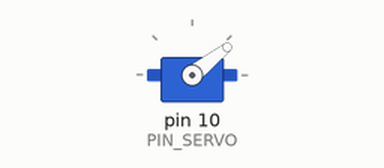
Recording of a sketch running on a simulated Arduino Uno, built with avr-gcc and run on an emulated ATmega328P. Parts: servo.

Above: at 1.23 s.
At 2.2 s:
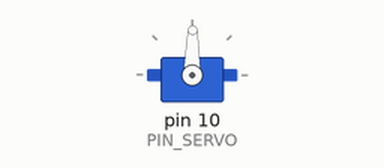
Timing chart, 0 to 3.7 s (numbered marks = the images above):
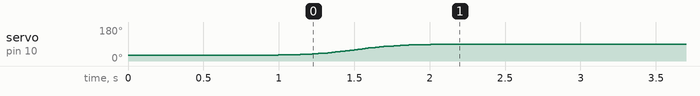

Measured:
- by itself, servo on pin 10 (PIN_SERVO): moves from 30° to 89° over 1.2 s

The sketch:

10_example_3.ino
```cpp
#include <Servo.h>
#include <math.h>

#define PIN_SERVO 10

Servo myServo;
unsigned long MOVING_TIME = 3000; // 이동 시간 3초
unsigned long moveStartTime;
int startAngle = 30;
int stopAngle  = 90;

void setup() {
  myServo.attach(PIN_SERVO);
  moveStartTime = millis(); // 움직임 시작 시간 기록

  myServo.write(startAngle); // 초기 위치 설정
  delay(500);
}

void loop() {
  unsigned long progress = millis() - moveStartTime;

  if (progress <= MOVING_TIME) {
    // 진행도를 0에서 1로 정규화
    float normalProgress = (float)progress / (float)MOVING_TIME;

    // Sigmoid 함수 계산
    float z = 20 * (normalProgress - 0.5); // Sigmoid 함수 범위를 -10에서 10으로 조정
    float sigmoidValue = 1.0 / (1.0 + exp(-z)); // Sigmoid 함수 계산

    // Sigmoid 값을 0~1 사이에서 startAngle과 stopAngle 사이로 변환
    float angle = startAngle + (stopAngle - startAngle) * sigmoidValue;

    myServo.write(angle); // 서보 모터를 해당 각도로 이동
  }
}
```
